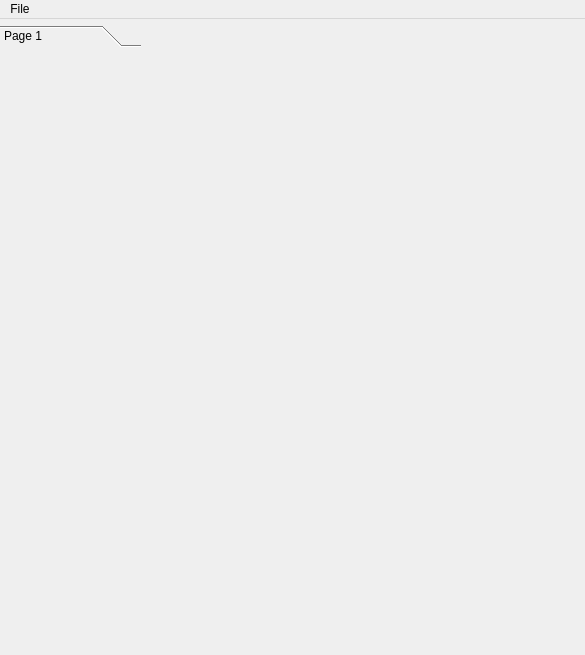
<?xml version="1.0" encoding="UTF-8"?>
<ui version="4.0">
 <class>MainFrame6015</class>
 <widget class="QMainWindow" name="MainFrame6015">
  <property name="geometry">
   <rect>
    <x>0</x>
    <y>0</y>
    <width>585</width>
    <height>655</height>
   </rect>
  </property>
  <property name="minimumSize">
   <size>
    <width>21</width>
    <height>97</height>
   </size>
  </property>
  <property name="baseSize">
   <size>
    <width>500</width>
    <height>0</height>
   </size>
  </property>
  <property name="windowTitle">
   <string>Flytec</string>
  </property>
  <widget class="QWidget" name="widget">
   <widget class="QToolBox" name="toolBox">
    <property name="geometry">
     <rect>
      <x>0</x>
      <y>6</y>
      <width>141</width>
      <height>380</height>
     </rect>
    </property>
    <property name="frameShape">
     <enum>QFrame::NoFrame</enum>
    </property>
    <property name="frameShadow">
     <enum>QFrame::Plain</enum>
    </property>
    <property name="currentIndex">
     <number>0</number>
    </property>
    <widget class="QWidget" name="page1">
     <property name="geometry">
      <rect>
       <x>0</x>
       <y>0</y>
       <width>141</width>
       <height>352</height>
      </rect>
     </property>
     <attribute name="label">
      <string>Page 1</string>
     </attribute>
    </widget>
   </widget>
   <widget class="QStackedWidget" name="widgetStack">
    <property name="geometry">
     <rect>
      <x>140</x>
      <y>10</y>
      <width>441</width>
      <height>611</height>
     </rect>
    </property>
    <widget class="QWidget" name="page_3"/>
    <widget class="QWidget" name="page_4"/>
   </widget>
  </widget>
  <widget class="QMenuBar" name="qt_dead_widget_MenuBar">
   <property name="geometry">
    <rect>
     <x>0</x>
     <y>0</y>
     <width>585</width>
     <height>19</height>
    </rect>
   </property>
   <widget class="QMenu" name="File">
    <property name="title">
     <string>File</string>
    </property>
    <addaction name="File_Read"/>
    <addaction name="File_Write"/>
    <addaction name="separator"/>
    <addaction name="fileCloseAction"/>
   </widget>
   <addaction name="File"/>
  </widget>
  <action name="File_Read">
   <property name="text">
    <string>Read</string>
   </property>
   <property name="iconText">
    <string>Read</string>
   </property>
   <property name="name" stdset="0">
    <cstring>File_Read</cstring>
   </property>
  </action>
  <action name="File_Write">
   <property name="text">
    <string>Write</string>
   </property>
   <property name="iconText">
    <string>Write</string>
   </property>
   <property name="name" stdset="0">
    <cstring>File_Write</cstring>
   </property>
  </action>
  <action name="File_Open">
   <property name="text">
    <string>Open...</string>
   </property>
   <property name="iconText">
    <string>Open...</string>
   </property>
   <property name="name" stdset="0">
    <cstring>File_Open</cstring>
   </property>
  </action>
  <action name="File_Save">
   <property name="text">
    <string>Save...</string>
   </property>
   <property name="iconText">
    <string>Save...</string>
   </property>
   <property name="name" stdset="0">
    <cstring>File_Save</cstring>
   </property>
  </action>
  <action name="fileCloseAction">
   <property name="text">
    <string>Close</string>
   </property>
   <property name="iconText">
    <string>Close</string>
   </property>
   <property name="name" stdset="0">
    <cstring>fileCloseAction</cstring>
   </property>
  </action>
  <action name="Action">
   <property name="iconText">
    <string>Unnamed</string>
   </property>
   <property name="name" stdset="0">
    <cstring>Action</cstring>
   </property>
  </action>
 </widget>
 <layoutdefault spacing="6" margin="11"/>
 <pixmapfunction>qPixmapFromMimeSource</pixmapfunction>
 <resources/>
 <connections>
  <connection>
   <sender>File_Read</sender>
   <signal>triggered()</signal>
   <receiver>MainFrame6015</receiver>
   <slot>read()</slot>
   <hints>
    <hint type="sourcelabel">
     <x>-1</x>
     <y>-1</y>
    </hint>
    <hint type="destinationlabel">
     <x>20</x>
     <y>20</y>
    </hint>
   </hints>
  </connection>
  <connection>
   <sender>fileCloseAction</sender>
   <signal>triggered()</signal>
   <receiver>MainFrame6015</receiver>
   <slot>close()</slot>
   <hints>
    <hint type="sourcelabel">
     <x>-1</x>
     <y>-1</y>
    </hint>
    <hint type="destinationlabel">
     <x>20</x>
     <y>20</y>
    </hint>
   </hints>
  </connection>
  <connection>
   <sender>File_Write</sender>
   <signal>triggered()</signal>
   <receiver>MainFrame6015</receiver>
   <slot>write()</slot>
   <hints>
    <hint type="sourcelabel">
     <x>-1</x>
     <y>-1</y>
    </hint>
    <hint type="destinationlabel">
     <x>20</x>
     <y>20</y>
    </hint>
   </hints>
  </connection>
  <connection>
   <sender>toolBox</sender>
   <signal>currentChanged(int)</signal>
   <receiver>widgetStack</receiver>
   <slot>setCurrentIndex(int)</slot>
   <hints>
    <hint type="sourcelabel">
     <x>63</x>
     <y>142</y>
    </hint>
    <hint type="destinationlabel">
     <x>216</x>
     <y>134</y>
    </hint>
   </hints>
  </connection>
 </connections>
</ui>
